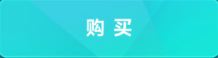
#> input picture apps/api/assets/templates/buy.png, 218 x 58 px
$ python -i ocr.py   (imports and definitions only)
#> lines starting #> are read from the running program, lines starting #| are printed output that depends on the picture
from __future__ import annotations

import re
from dataclasses import dataclass
from functools import lru_cache
from typing import Any, Literal

import cv2
import numpy as np

OcrVariant = Literal["small", "elevator"]

DEFAULT_DIGIT_MATCH_THRESHOLD = 0.80
DEFAULT_DIGIT_MAX_GAP_RATIO = 1.5
DEFAULT_ROW_ALIGNMENT_RATIO = 0.6

_DIGIT_RE = re.compile(r"\d+")
_NON_DIGIT_RE = re.compile(r"\D+")
_OCR_UPSCALE_FACTOR = 2.0
_OCR_BORDER_PIXELS = 12


@dataclass(frozen=True)
class DigitSequence:
    text: str
    score: float
    left: int
    top: int
    width: int
    height: int

    @property
    def right(self) -> int:
        return self.left + self.width

    @property
    def bottom(self) -> int:
        return self.top + self.height


@dataclass(frozen=True)
class _OcrLine:
    text: str
    score: float
    box: np.ndarray | None


def recognize_digit_sequences(
    source: np.ndarray,
    variant: OcrVariant = "small",
    threshold: float = DEFAULT_DIGIT_MATCH_THRESHOLD,
    max_gap_ratio: float = DEFAULT_DIGIT_MAX_GAP_RATIO,
    row_alignment_ratio: float = DEFAULT_ROW_ALIGNMENT_RATIO,
) -> list[str]:
    return [
        sequence.text
        for sequence in recognize_digit_sequence_groups(
            source,
            variant=variant,
            threshold=threshold,
            max_gap_ratio=max_gap_ratio,
            row_alignment_ratio=row_alignment_ratio,
        )
    ]


def recognize_digit_sequence_groups(
    source: np.ndarray,
    variant: OcrVariant = "small",
    threshold: float = DEFAULT_DIGIT_MATCH_THRESHOLD,
    max_gap_ratio: float = DEFAULT_DIGIT_MAX_GAP_RATIO,
    row_alignment_ratio: float = DEFAULT_ROW_ALIGNMENT_RATIO,
) -> list[DigitSequence]:
    del variant, max_gap_ratio, row_alignment_ratio

    if source is None or source.size == 0:
        return []

    result = _run_maa_style_ocr(_prepare_ocr_source(source))
    sequences = [
        sequence
        for line in _iter_ocr_lines(result)
        if (sequence := _build_digit_sequence(line)) is not None and sequence.score >= threshold
    ]

    if not sequences:
        inverted_result = _run_maa_style_ocr(_prepare_ocr_source(source, invert=True))
        sequences = [
            sequence
            for line in _iter_ocr_lines(inverted_result)
            if (sequence := _build_digit_sequence(line)) is not None and sequence.score >= threshold
        ]

    sequences.sort(key=lambda item: (item.top, item.left))
    return sequences


@lru_cache(maxsize=1)
def _load_ocr_engine() -> Any:
    try:
        from rapidocr import RapidOCR
    except ImportError as exc:
        raise RuntimeError(
            "RapidOCR is required for OCR. Install backend dependencies with "
            "`python -m pip install -r apps/api/requirements.txt`."
        ) from exc

    return RapidOCR()


def _run_maa_style_ocr(source: np.ndarray) -> Any:
    engine = _load_ocr_engine()
    return engine(source, use_det=True, use_cls=True, use_rec=True)


def _prepare_ocr_source(source: np.ndarray, *, invert: bool = False) -> np.ndarray:
    image = _as_uint8_image(source)
    if invert:
        image = cv2.bitwise_not(image)

    if _OCR_UPSCALE_FACTOR != 1.0:
        image = cv2.resize(
            image,
            None,
            fx=_OCR_UPSCALE_FACTOR,
            fy=_OCR_UPSCALE_FACTOR,
            interpolation=cv2.INTER_CUBIC,
        )

    if _OCR_BORDER_PIXELS > 0:
        border_color = (255, 255, 255) if invert else (0, 0, 0)
        image = cv2.copyMakeBorder(
            image,
            _OCR_BORDER_PIXELS,
            _OCR_BORDER_PIXELS,
            _OCR_BORDER_PIXELS,
            _OCR_BORDER_PIXELS,
            cv2.BORDER_CONSTANT,
            value=border_color,
        )

    return image


def _as_uint8_image(source: np.ndarray) -> np.ndarray:
    image = source
    if image.dtype != np.uint8:
        image = np.clip(image, 0, 255).astype(np.uint8)

    if len(image.shape) == 2:
        image = cv2.cvtColor(image, cv2.COLOR_GRAY2BGR)

    return image


# [87 lines left out: functions _iter_ocr_lines, _legacy_line, _build_digit_sequence, _normalize_digits, _line_bounds, _score_at and 2 more, not called in this run]

>>> import cv2
>>> picture = cv2.imread('../../../../assets/templates/buy.png')
#> picture is the input picture: shape (58, 218, 3); mean B, G, R 219.7, 217.3, 43.9
>>> result = recognize_digit_sequences(picture)
#> in _prepare_ocr_source, `image = cv2.resize( image, None, fx=_OCR_UPSCALE_FACTOR, fy=_OCR_UPSCA..`:
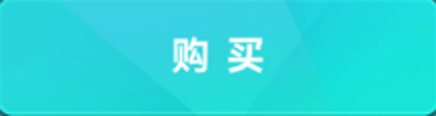
#> image: shape (116, 436, 3); mean B, G, R 219.7, 217.3, 43.8
#> in _prepare_ocr_source, `image = cv2.copyMakeBorder( image, _OCR_BORDER_PIXELS, _OCR_BORDER_PIX..`:
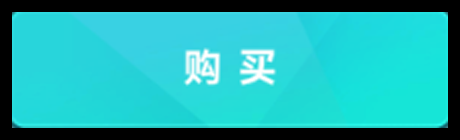
#> image: shape (140, 460, 3); mean B, G, R 172.6, 170.7, 34.4
#> (the run stopped early here; a loop or call above may not have finished)

$ run again, on apps/api/assets/templates/confirm.png
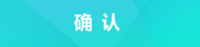
#> input picture apps/api/assets/templates/confirm.png, 200 x 47 px
#> picture is the input picture: shape (47, 200, 3); mean B, G, R 220.1, 217.4, 45
#> in _prepare_ocr_source, `image = cv2.resize( image, None, fx=_OCR_UPSCALE_FACTOR, fy=_OCR_UPSCA..`:
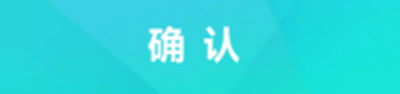
#> image: shape (94, 400, 3); mean B, G, R 220.1, 217.4, 44.9
#> in _prepare_ocr_source, `image = cv2.copyMakeBorder( image, _OCR_BORDER_PIXELS, _OCR_BORDER_PIX..`:
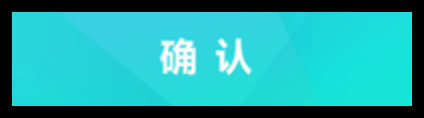
#> image: shape (118, 424, 3); mean B, G, R 165.4, 163.4, 33.8
